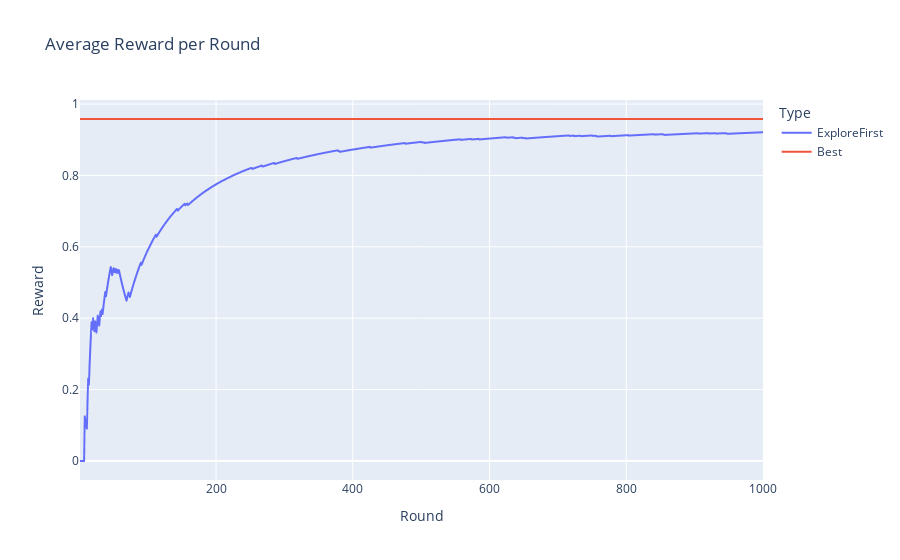

The notebook cell saved with this chart:
### Code cell
explore_first_results = MABExperiment(
    num_arms=NUM_ARMS, 
    num_rounds=NUM_ROUNDS,
    algorithm=ExploreFirst(NUM_ARMS, 10),
    environment=env
).run()

### Figure 1 — Plotly figure (JSON) as saved in the notebook; plotly's stock layout.template omitted (floating-point values rounded to 4 significant figures; data arrays with more than 128 entries replaced by an {"elided": "..."} marker saying what was removed)
{"data": [{"hovertemplate": "Type=ExploreFirst<br>Round=%{x}<br>Reward=%{y}<extra></extra>", "legendgroup": "ExploreFirst", "line": {"color": "#636efa", "dash": "solid"}, "marker": {"symbol": "circle"}, "mode": "lines", "name": "ExploreFirst", "showlegend": true, "type": "scattergl", "x": {"elided": "1000 int values"}, "xaxis": "x", "y": {"elided": "1000 float values"}, "yaxis": "y"}, {"hovertemplate": "Type=Best<br>Round=%{x}<br>Reward=%{y}<extra></extra>", "legendgroup": "Best", "line": {"color": "#EF553B", "dash": "solid"}, "marker": {"symbol": "circle"}, "mode": "lines", "name": "Best", "showlegend": true, "type": "scattergl", "x": {"elided": "1000 int values"}, "xaxis": "x", "y": {"elided": "1000 float values"}, "yaxis": "y"}], "layout": {"legend": {"title": {"text": "Type"}, "tracegroupgap": 0}, "title": {"text": "Average Reward per Round"}, "xaxis": {"anchor": "y", "domain": [0, 1], "title": {"text": "Round"}}, "yaxis": {"anchor": "x", "domain": [0, 1], "title": {"text": "Reward"}}}}
